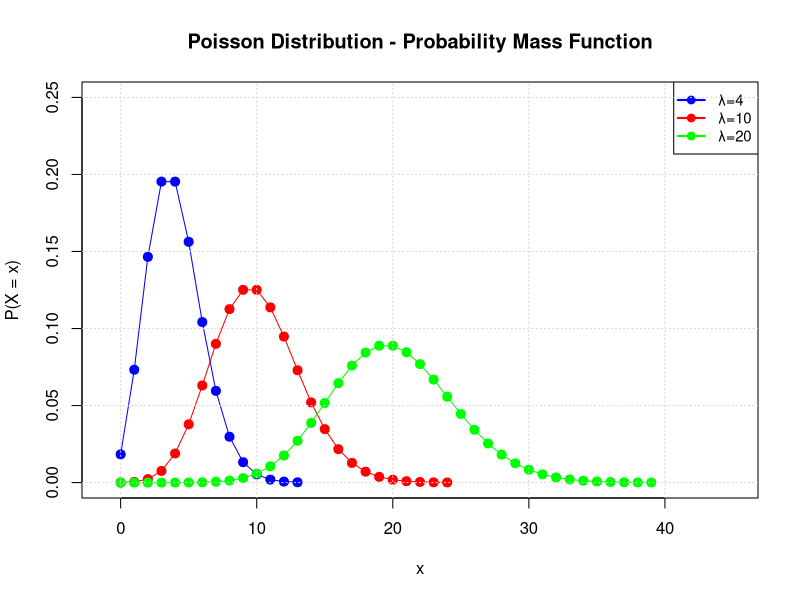

Reproduce this figure in R.
## ---- chunk 1
#| code-fold: false
#| fig-cap: "Poisson Distribution - Probability Mass Function with different lambda parameters"
#| label: fig-poisson-dist

# Set up the plot
plot(NULL, xlim = c(-1, 45), ylim = c(0, 0.25),
     xlab = "x", ylab = "P(X = x)",
     main = "Poisson Distribution - Probability Mass Function")

# Define colors and parameters
colors <- c("blue", "red", "green")
lambdas <- c(4, 10, 20)

# Plot each distribution
for (i in seq_along(lambdas)) {
  lambda <- lambdas[i]
  color <- colors[i]

  # Set reasonable upper limit for x based on lambda
  max_x <- qpois(0.9999, lambda)
  x <- 0:max_x
  pmf <- dpois(x, lambda)

  # Connect points with thin lines and add points
  lines(x, pmf, col = color, lwd = 1, lty = 1)
  points(x, pmf, pch = 21, bg = color, col = color, cex = 1.2)
}

# Add legend
legend("topright",
       legend = c("λ=4", "λ=10", "λ=20"),
       col = colors,
       lwd = 2,
       pch = 21,
       pt.bg = colors,
       cex = 0.9)

# Add grid for better readability
grid()
